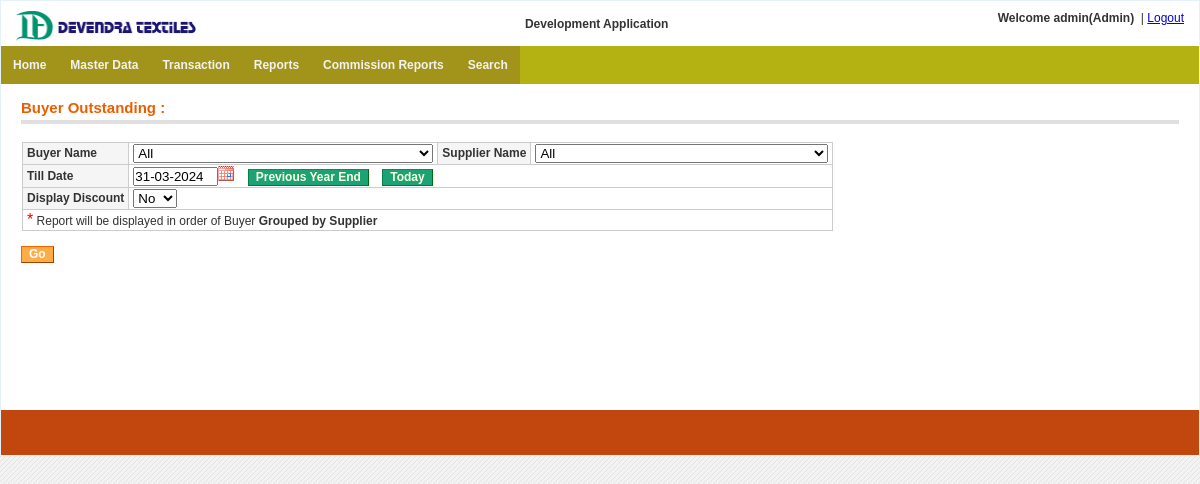
The app's page /outstanding_report/buyer_outstanding.php?menu_id=411 (signed in) with its own data.
### tables this page shows
CREATE TABLE `menu` (
  `menu_id` int(11) NOT NULL auto_increment,
  `menu_name` varchar(255) NOT NULL,
  `parent_id` int(11) NOT NULL default '0' COMMENT '0 if menu is root level or menuid if this is child on any menu',
  `link` varchar(255) NOT NULL,
  `status` enum('0','1') NOT NULL default '1' COMMENT '0 for disabled menu or 1 for enabled menu',
  `user_role` varchar(20) NOT NULL default '',
  PRIMARY KEY  (`menu_id`)
);

### includes/settings.php (called while the page is built, shortened)
<?php
$host=$_SERVER["HTTP_HOST"];
if(false) {
		$web_path="http://malwainfotech.com/Textile/";
	}
 else {
	$web_path="http://$host/Textile/";
}
?>

### outstanding_report/buyer_outstanding.php (the view, shortened to what this page needs)
<?php include("../includes/check_session.php");
?>
<!DOCTYPE html PUBLIC "-//W3C//DTD XHTML 1.0 Transitional//EN" "http://www.w3.org/TR/xhtml1/DTD/xhtml1-transitional.dtd">
<html xmlns="http://www.w3.org/1999/xhtml">
<head>
<link href="<?php echo $web_path; ?>css/style.css" rel="stylesheet" type="text/css" />
<?php include("../includes/jQDate.php"); ?>
<?php
$time=time()+19800;
$month=date('n',$time);
$curr_year=date('Y',$time);
$next_year=$curr_year+1;
$prev_year=$curr_year-1;
if($month>3){
    $default_end_date="31-03-$next_year";
}else{
    $default_start_date="01-04-$prev_year";
    $default_end_date="31-03-$curr_year";
}
?>
</head>
<body>
<table width="100%"  align="center" style="border:1px solid #e5f1f8;background-color:#FFFFFF">
  <tr>
    <td><?php include("../includes/header.php"); ?></td>
  </tr>
  <tr>
    <td><?php include("../includes/menu.php"); ?></td>
  </tr>
  <tr>
    <td height="326" valign="top">
      <table width="100%" align="center" cellpadding="0" cellspacing="0" border="0">
        <tr>
          <td valign="top">
            <div class="content_padding">
              <div class="content-header">
                <table width="100%" border='0'><tr><td><h3>Buyer Outstanding :</h3></td></tr></table>
              </div>
              <form method="post" id="report" onsubmit="" enctype="multipart/form-data" >
              <table class="tbl_border">
                <tr>
                <th align="left">Buyer Name</th>
      <td>
          <select onchange='downloadLock()' name="buyer_account_code" id="buyer_account_code">
              <option value="">All</option>
          </select>
      </td>
                  <th  align="left"> Supplier Name </th>
                  <td>
                    <select onchange='downloadLock()'  name="supplier_account_code" id="supplier_account_code">
                        <option value="">All</option>
                    </select>
		              </td>
                </tr>
                <?php
                  $disp_end_date=$default_end_date;
                ?>
                <tr>
                  <th align="left"> Till Date </th>
                  <td colspan='3'><input type="text"  onChange="validatedate_format(this);downloadLock()"  name="bill_end_date" class="datepick" size="8" id="bill_end_date" value="<?php echo $disp_end_date ?>" />
                  &nbsp;&nbsp; <input  type="button" class="date-button" onclick="changeDates()" name="changeDate" id="changeDate" value="Previous Year End" />
                  &nbsp;&nbsp; <input  type="button" class="date-button" onclick="todayDates()" name="todayDate" id="todayDate" value="Today" />
                </td>
                </tr>
                <tr>
                  <th align="left"> Display Discount </th>
                  <td colspan='3'>
                  <select name="disp_dis" id="disp_dis" onchange='downloadLock()'  >
                          <?php
                          $disp_dis_arr=array('No','Yes');
                          foreach($disp_dis_arr as $v)
                          {
                          $selected="";
                          echo "<option $selected>".$v."</option>";
                          }
                          ?>
                    </select>
                  </td>
                <tr><td colspan='4'> <span class="astrik">*</span> Report will be displayed in order of Buyer <b> Grouped by Supplier </b></td></tr>
              </table>
              <br>
              <table>
              <tr>
                <td>
                <input  type="button" class="form-button" onclick="report_submit()" name="my_btn" value="Go" />
                </td></tr>
              </table>
              <br>
              <br>
              </form>
            </div>
          </td>
        </tr>
      </table>
    </td>
  </tr>
    <?php include("../includes/footer.php"); ?>
</table>
</body>
</html>

### includes/menu.php
<?php
$con=get_connection();
?>
<?php
function get_menu_tree($parent_id,$web_path)
{
  global $con;
  $role_id="";
  if(isset($_SESSION['ROLEID'])){
    $role_id=$_SESSION['ROLEID'];
  }
  $menu = "";
    $sqlquery = " SELECT * FROM menu where status='1' and parent_id='$parent_id' and user_role='$role_id' ";
	$res=mysqli_query($con,$sqlquery);
    while($row=mysqli_fetch_array($res,MYSQLI_ASSOC))
	{
           $menu .="<li><a href='".$web_path.$row['link']."?menu_id=".$row['menu_id']."'>".$row['menu_name']."</a>";
		   $menu .= "<ul>".get_menu_tree($row['menu_id'],$web_path)."</ul>";
 		   $menu .= "</li>";
    }
    return $menu;
}
?>
<ul class="main-navigation">
<?php echo get_menu_tree(0,$web_path); ?>
</ul>

### css/style.css (style rules this page uses)
body { margin-left: 0px; margin-top: 0px; margin-right: 0px; margin-bottom: 0px; font-family: Arial, Verdana, Helvetica, sans-serif; font-size: 12px; color: #333333; background-color: #ffffff; background-color: #D4D3D3; background-color: #E8E8DC; background-image: url(images/bg-body.jpg); }
.tbl_border { border: 1px solid #cccccc; border-collapse: collapse; padding: 1px 4px; margin: 1px; }
.tbl_border td { border: 1px solid #cccccc; border-collapse: collapse; padding: 1px 4px; }
.tbl_border th { border: 1px solid #cccccc; background-color: #F5F5F5; border-collapse: collapse; padding: 1px 4px; margin: 1px; }
table { border-collapse: collapse; }
.tbl_border2 td, th { border: 1px solid #cccccc; border-collapse: collapse; padding: 10px; margin: 1px; }
button, .form-button { -x-system-font: none; background: #FFAC47 repeat-x scroll 0 100%; border-color: #ED6502 #A04300 #A04300 #ED6502; border-style: solid; border-width: 1px; color: #FFFFFF; cursor: pointer; font-family: arial, helvetica, sans-serif; font-size: 12px; font-size-adjust: none; font-stretch: normal; font-style: normal; font-variant: normal; font-weight: bold; line-height: normal; padding: 0 7px 1px; text-align: center !important; white-space: nowrap; }
.date-button { -x-system-font: none; background: #1ba275 repeat-x scroll 0 100%; border-color: #11912d #016812 #027930 #048147; border-style: solid; border-width: 1px; color: #FFFFDD; cursor: pointer; font-family: arial, helvetica, sans-serif; font-size: 12px; font-size-adjust: none; font-stretch: normal; font-style: normal; font-variant: normal; font-weight: bold; line-height: normal; padding: 0 7px 1px; text-align: center !important; white-space: nowrap; }
.content-header { margin-bottom: 18px; border-bottom: 4px solid #dfdfdf; padding-bottom: .25em; margin-top: 10px; }
.content-header h3 { color: #EB5E00; float: left; font-size: 1.25em; line-height: 1.2em; margin: 0.3em 0.5em 0 0; }
.content_padding { padding: 0 20px 20px 20px; }
.astrik { color: #FF0000; font-size: 16px; }
ul { list-style: none; padding: 0; margin: 0; background: #b4b213; position: relative; z-index: 1; }
ul li { display: block; position: relative; float: left; background: #a2941b; }
ul li a { display: block; padding: 1em; text-decoration: none; white-space: nowrap; color: #f2f2f2; font: bold 12px Arial, sans-serif; }
ul:before, ul:after { content: " "; display: table; }
ul:after { clear: both; }

### outstanding_report/buyer_outstanding.php (style rules this page uses)
* { margin:0; padding:0; }
table,th,td { border-collapse:collapse; font-size:12px; }

### records on screen
menu: menu_name "Home"
menu: menu_name "Master Data"
menu: menu_name "Transaction"
menu: menu_name "Reports"
menu: menu_name "Commission Reports"
menu: menu_name "Search"

### other values on screen
$_SESSION['USER_NAME'] "admin"
$disp_role_name "Admin"
form field disp_dis "No"
